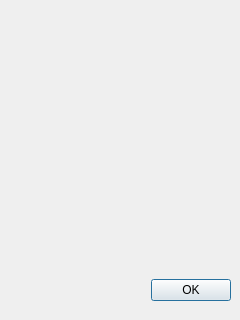
<?xml version="1.0" encoding="UTF-8"?>
<ui version="4.0">
 <class>Ui_about</class>
 <widget class="QDialog" name="Ui_about">
  <property name="geometry">
   <rect>
    <x>0</x>
    <y>0</y>
    <width>240</width>
    <height>320</height>
   </rect>
  </property>
  <property name="sizePolicy">
   <sizepolicy hsizetype="Preferred" vsizetype="Preferred">
    <horstretch>0</horstretch>
    <verstretch>0</verstretch>
   </sizepolicy>
  </property>
  <property name="windowTitle">
   <string>Dialog</string>
  </property>
  <property name="locale">
   <locale language="English" country="UnitedKingdom"/>
  </property>
  <property name="modal">
   <bool>true</bool>
  </property>
  <widget class="QDialogButtonBox" name="buttonBox">
   <property name="geometry">
    <rect>
     <x>10</x>
     <y>270</y>
     <width>221</width>
     <height>41</height>
    </rect>
   </property>
   <property name="orientation">
    <enum>Qt::Horizontal</enum>
   </property>
   <property name="standardButtons">
    <set>QDialogButtonBox::Ok</set>
   </property>
  </widget>
 </widget>
 <resources/>
 <connections>
  <connection>
   <sender>buttonBox</sender>
   <signal>accepted()</signal>
   <receiver>Ui_about</receiver>
   <slot>accept()</slot>
   <hints>
    <hint type="sourcelabel">
     <x>248</x>
     <y>254</y>
    </hint>
    <hint type="destinationlabel">
     <x>157</x>
     <y>274</y>
    </hint>
   </hints>
  </connection>
 </connections>
</ui>
